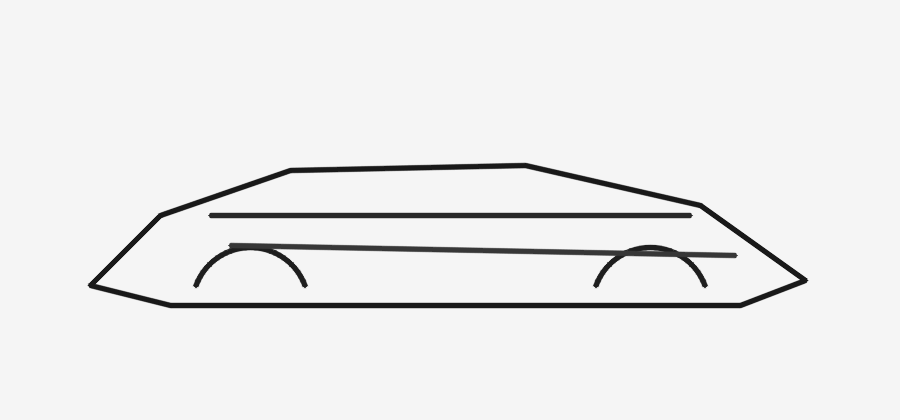
#> input picture data/synthetic_car.png, 900 x 420 px
$ python -i extractor.py   (imports and definitions only)
#> lines starting #> are read from the running program, lines starting #| are printed output that depends on the picture; after the words box and inside, x2 and y2 are one past the last pixel; in counts of white or black regions, pixels touching at a corner belong together
### src/autoalias/models.py
from __future__ import annotations

from dataclasses import dataclass, field
from typing import Any

import numpy as np


def as_points3(points: np.ndarray | list[list[float]]) -> np.ndarray:
    arr = np.asarray(points, dtype=float)
    if arr.ndim != 2 or arr.shape[1] not in (2, 3):
        raise ValueError("points must be an Nx2 or Nx3 array")
    if arr.shape[1] == 2:
        zeros = np.zeros((arr.shape[0], 1), dtype=float)
        arr = np.hstack([arr, zeros])
    return arr


@dataclass(slots=True)
class CurveCandidate:
    label: str
    points: np.ndarray
    confidence: float = 1.0
    source: str = "unknown"
    metadata: dict[str, Any] = field(default_factory=dict)

    def __post_init__(self) -> None:
        self.points = as_points3(self.points)
        if len(self.points) < 4:
            raise ValueError("a curve candidate needs at least 4 points")


@dataclass(slots=True)
class NURBSCurve:
    label: str
    degree: int
    cvs: np.ndarray
    weights: np.ndarray
    knots: np.ndarray
    u_min: float = 0.0
    u_max: float = 1.0
    confidence: float = 1.0
    source: str = "fitted"
    metadata: dict[str, Any] = field(default_factory=dict)

    # [56 lines left out: functions __post_init__, span_count, is_single_span, single_span, to_dict, not called in this run]


@dataclass(slots=True)
class QualityReport:
    label: str
    passed: bool
    metrics: dict[str, float | int | bool | list[float] | str]
    warnings: list[str] = field(default_factory=list)

    # [7 lines left out: function to_dict, not called in this run]

### src/autoalias/vision/extractor.py
from __future__ import annotations

from dataclasses import dataclass
from pathlib import Path

import numpy as np

from autoalias.models import CurveCandidate


@dataclass(slots=True)
class ExtractorOptions:
    max_curves: int = 400
    min_component_points: int = 24
    canny_low: int = 45
    canny_high: int = 135
    body_mask: bool = True
    include_silhouette: bool = True
    include_internal_edges: bool = True


class OpenCVCurveExtractor:
    """Local curve candidate extractor.

    This is the runnable fallback path. Industrial deployments should feed this stage with
    SAM2/Grounded-SAM/DINOv2 masks and ridges, but the downstream fitting/export code is identical.
    """

    def __init__(self, options: ExtractorOptions | None = None):
        self.options = options or ExtractorOptions()

    def extract(self, image_path: str | Path) -> list[CurveCandidate]:
#> called with image_path = '../../../data/synthetic_car.png'
        cv2 = _require_cv2()
        path = Path(image_path)
        image = cv2.imread(str(path), cv2.IMREAD_COLOR)
#> image is the input picture: shape (420, 900, 3); min 25, max 245, mean 236.8
        if image is None:
            raise FileNotFoundError(f"cannot read image: {path}")

        if _is_line_art(image) or _is_white_on_black_sketch(image):
            candidates = self._line_art_candidates(image)
            if candidates:
                return sorted(
                    candidates,
                    key=lambda c: (c.confidence, _curve_length(c.points)),
                    reverse=True,
                )[: self.options.max_curves]

        gray = cv2.cvtColor(image, cv2.COLOR_BGR2GRAY)
        gray = cv2.bilateralFilter(gray, 7, 45, 45)
        clahe = cv2.createCLAHE(clipLimit=2.0, tileGridSize=(8, 8))
        gray = clahe.apply(gray)

        mask = self._body_mask(image) if self.options.body_mask else np.ones(gray.shape, np.uint8) * 255
        candidates: list[CurveCandidate] = []

        if self.options.include_silhouette:
            candidates.extend(self._silhouette_candidates(mask))
        if self.options.include_internal_edges:
            candidates.extend(self._edge_candidates(gray, mask))

        candidates = sorted(candidates, key=lambda c: (c.confidence, len(c.points)), reverse=True)
        return candidates[: self.options.max_curves]

    def _line_art_candidates(self, image: np.ndarray) -> list[CurveCandidate]:
        gray, ink, mode = _line_art_ink(image)
        skeleton = _skeletonize_zhang_suen(ink > 0)
        if mode == "white_on_black_sketch":
            skeleton = _prune_skeleton_artifacts(
                skeleton,
                max_spur_length=18.0,
                min_component_pixels=4,
                min_component_extent=4.0,
            )
        chains = _trace_skeleton_chains(skeleton)
        candidates: list[CurveCandidate] = []
        image_diag = float(np.hypot(*gray.shape[:2]))
        min_len = max(14.0, image_diag * (0.018 if mode == "white_on_black_sketch" else 0.008))
        for chain in chains:
            if len(chain) < 6:
                continue
            length = _curve_length(chain)
            if length < min_len:
                continue
            bbox_w = float(np.ptp(chain[:, 0]))
            bbox_h = float(np.ptp(chain[:, 1]))
            if max(bbox_w, bbox_h) < 18:
                continue
            # Avoid sending almost full circles as one single-span line; those should be split by
            # loop tracing or handled as rational arcs in a later stage.
            label = _semantic_guess(chain)
            confidence = min(0.98, 0.45 + length / max(image_diag * 1.5, 1.0))
            candidates.append(CurveCandidate(label, chain, confidence, "line_art_skeleton"))
        candidates = _stitch_candidates(candidates)
        candidates.extend(_hough_line_candidates(skeleton, image_diag))
        candidates.extend(_component_ellipse_candidates(ink, image_diag))
        candidates = _deduplicate_candidates(candidates)
        return _trim_overlapping_candidates(candidates)

    # [166 lines left out: functions _body_mask, _silhouette_candidates, _edge_candidates, extract_uncovered_line_art_candidates, _order_component_points, not called in this run]


def _is_line_art(image: np.ndarray) -> bool:
    cv2 = _require_cv2()
    gray = cv2.cvtColor(image, cv2.COLOR_BGR2GRAY)
    dark_ratio = float(np.mean(gray < 120))
#> dark_ratio = 0.037
    bright_ratio = float(np.mean(gray > 225))
#> bright_ratio = 0.952
    color_delta = float(np.mean(np.std(image.astype(float), axis=2)))
#> color_delta = 0
    return bright_ratio > 0.55 and 0.003 < dark_ratio < 0.35 and color_delta < 8.0


def _is_white_on_black_sketch(image: np.ndarray) -> bool:
    cv2 = _require_cv2()
    gray = cv2.cvtColor(image, cv2.COLOR_BGR2GRAY)
    dark_ratio = float(np.mean(gray < 32))
#> dark_ratio = 0.0204
    stroke_ratio = float(np.mean(gray > 45))
#> stroke_ratio = 0.972
    highlight_ratio = float(np.mean(gray > 120))
#> highlight_ratio = 0.963
    color_delta = float(np.mean(np.std(image.astype(float), axis=2)))
#> color_delta = 0
    return (
        dark_ratio > 0.70
        and 0.003 < stroke_ratio < 0.22
        and highlight_ratio < 0.10
        and color_delta < 10.0
        and float(np.std(gray)) > 6.0
    )


def _line_art_ink(image: np.ndarray) -> tuple[np.ndarray, np.ndarray, str]:
    cv2 = _require_cv2()
    gray = cv2.cvtColor(image, cv2.COLOR_BGR2GRAY)
    if _is_white_on_black_sketch(image):
        stroke = _black_background_stroke_strength(image)
        return stroke, _white_on_black_sketch_ink(stroke), "white_on_black_sketch"

    gray = cv2.GaussianBlur(gray, (3, 3), 0)
    _, ink = cv2.threshold(gray, 0, 255, cv2.THRESH_BINARY_INV + cv2.THRESH_OTSU)
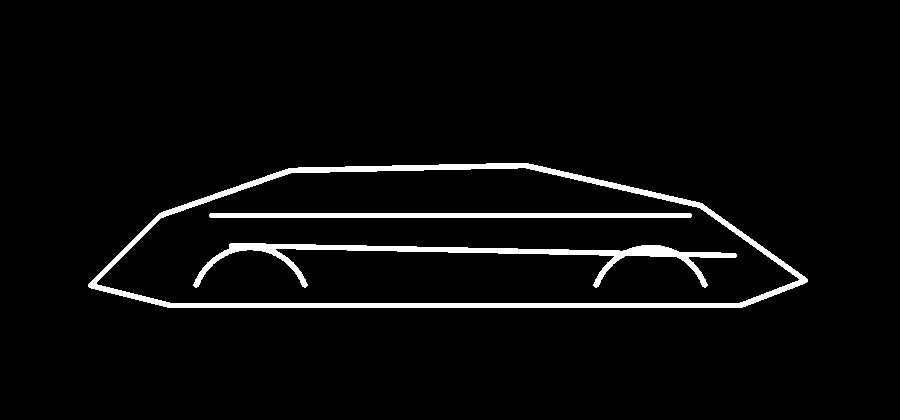
#> ink: shape (420, 900); 3.9% white; 3 white regions, box (x1, y1, x2, y2) and area: (88, 163, 808, 308) 8016, (193, 243, 737, 288) 4149, (209, 213, 692, 218) 2411
    # Keep anti-aliased black strokes connected, remove isolated specks.
    small = cv2.getStructuringElement(cv2.MORPH_ELLIPSE, (2, 2))
    ink = cv2.morphologyEx(ink, cv2.MORPH_OPEN, small, iterations=1)
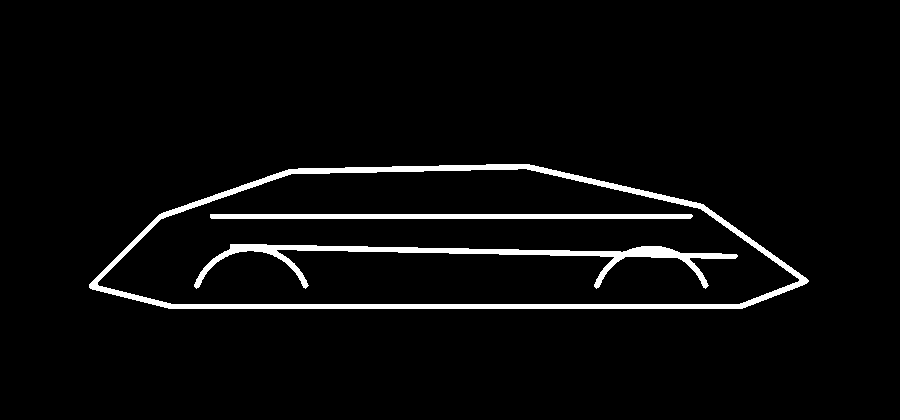
#> ink: shape (420, 900); 3.9% white; 3 white regions, box (x1, y1, x2, y2) and area: (89, 164, 809, 309) 8020, (194, 244, 738, 289) 4142, (210, 214, 693, 219) 2410
    ink = cv2.morphologyEx(ink, cv2.MORPH_CLOSE, small, iterations=1)
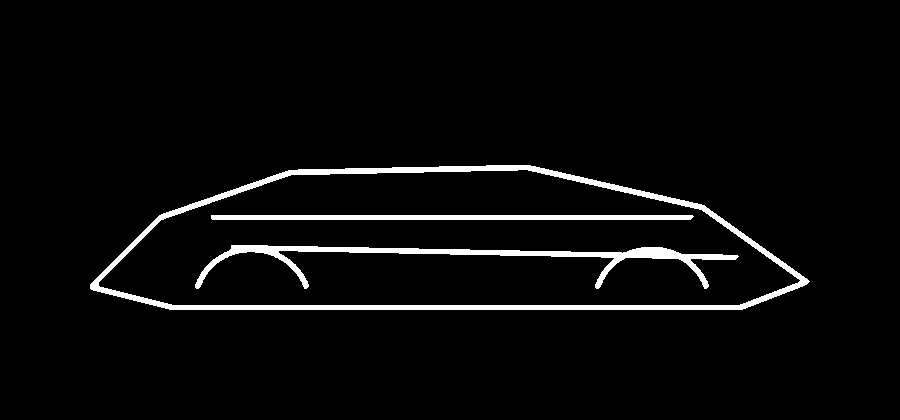
#> ink: shape (420, 900); 3.9% white; 3 white regions, box (x1, y1, x2, y2) and area: (90, 165, 810, 310) 8023, (195, 245, 739, 289) 4131, (211, 215, 694, 220) 2407
#> in _line_art_candidates, `gray, ink, mode = _line_art_ink(image)`: mode = 'black_on_white_line_art'
    return gray, ink, "black_on_white_line_art"


# [107 lines left out: functions _pencil_weak_line_ink, _black_background_stroke_strength, _white_on_black_sketch_ink, _remove_tiny_ink_components, not called in this run]


def _skeletonize_zhang_suen(binary: np.ndarray) -> np.ndarray:
    cv2 = _require_cv2()
    binary = binary.astype(np.uint8)
#> (the rest of the program and of its run is left out)
